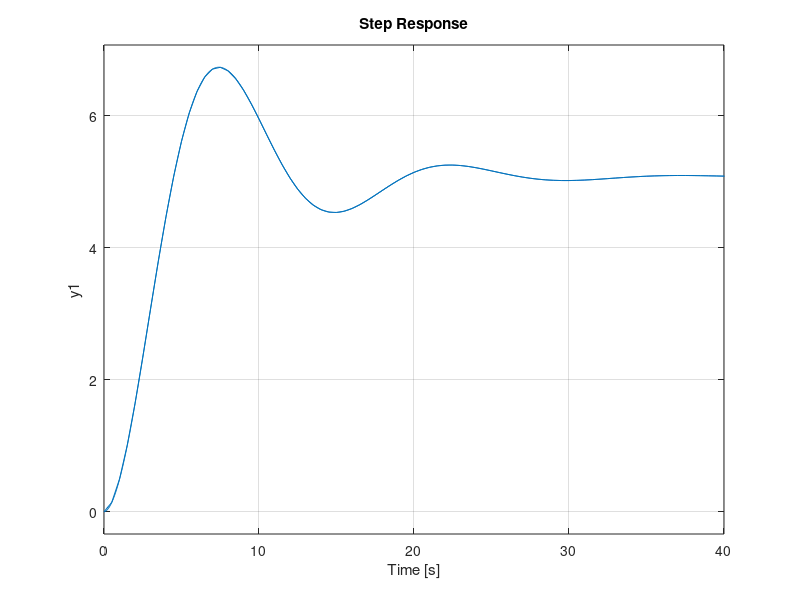

The MATLAB source for this figure: (Note: this script raises an error after producing the figure.)
clear
% Define the system parameters
A = [0, 1; -.2, -.3];
B = [0.05; 1];
H = [1, 0];
Q = [0.001, 0; 0, 0.001];
R = 0.5;
P = 10*eye(2);
x = [10; 0];

D = 0;

syst = ss(A,B,H,D);

T = 8e-3;
tspan = 0:T:50;
n_steps = length(tspan);
reshape(tspan,length(tspan),1);
uspan = ones(length(tspan),1);
% uspan = 1*sin(tspan*2*pi*1);
[y,~,x_real] = lsim(syst,uspan,tspan);
y = y + sqrt(R)*randn(n_steps,1);

syst_d = c2d(syst,T);
figure(1);clf(1);
step(syst); hold on;
step(syst_d);

% Create the Kalman Filter object
kf = KalmanFilter(syst_d.A, syst_d.B, syst_d.C, Q, R, P, x);
% kf = KalmanFilter(A, B, H, Q, R, P, x);
u_hist = zeros(length(n_steps),1);
y_est_hist = zeros(length(n_steps),1);
x_hist = zeros(length(n_steps),2);
x_hist(1,:) = x;
for i = 2:length(tspan)
    % Predict and update steps
    u = uspan(i);  % Control input
    z = y(i);  % Measurement

    kf = kf.predict(u);
    kf = kf.update(z);

    y_est =  H*kf.x;

    y_est_hist(i) = y_est;
    x_hist(i,:) = reshape(kf.x,1,2);
end

% Display the state estimate
figure(2);clf(2);
plot(tspan,y,tspan,y_est_hist);
xlabel("Time (s)");
ylabel("System output");
legend("Measured","Estimated");

figure(3);clf(3);
subplot(2,1,1)
plot(tspan,x_real(:,1),tspan,x_hist(:,1));
xlabel("Time (s)");
ylabel("State x1 ");
legend("True","Estimated");
subplot(2,1,2)
plot(tspan,x_real(:,2),tspan,x_hist(:,2));
xlabel("Time (s)");
ylabel("State x2 ");
legend("True","Estimated");


